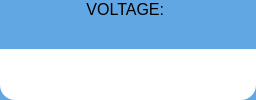
                     <widget class="QFrame" name="voltage_graph_frame">
                      <property name="maximumSize">
                       <size>
                        <width>16777215</width>
                        <height>16777215</height>
                       </size>
                      </property>
                      <property name="styleSheet">
                       <string notr="true">background:#60A7E4;
border-radius: 15px;</string>
                      </property>
                      <property name="frameShape">
                       <enum>QFrame::StyledPanel</enum>
                      </property>
                      <property name="frameShadow">
                       <enum>QFrame::Raised</enum>
                      </property>
                      <layout class="QVBoxLayout" name="verticalLayout_14" stretch="0,0,5">
                       <property name="spacing">
                        <number>0</number>
                       </property>
                       <property name="leftMargin">
                        <number>0</number>
                       </property>
                       <property name="topMargin">
                        <number>0</number>
                       </property>
                       <property name="rightMargin">
                        <number>0</number>
                       </property>
                       <property name="bottomMargin">
                        <number>0</number>
                       </property>
                       <item alignment="Qt::AlignHCenter">
                        <widget class="QFrame" name="voltage_label">
                         <property name="minimumSize">
                          <size>
                           <width>0</width>
                           <height>0</height>
                          </size>
                         </property>
                         <property name="styleSheet">
                          <string notr="true">background:#60A7E4;
border-bottom-left-radius: 0px solid;
border-bottom-right-radius: 0px solid;</string>
                         </property>
                         <property name="frameShape">
                          <enum>QFrame::StyledPanel</enum>
                         </property>
                         <property name="frameShadow">
                          <enum>QFrame::Raised</enum>
                         </property>
                         <layout class="QHBoxLayout" name="horizontalLayout_45" stretch="0">
                          <property name="leftMargin">
                           <number>0</number>
                          </property>
                          <property name="topMargin">
                           <number>0</number>
                          </property>
                          <property name="rightMargin">
                           <number>0</number>
                          </property>
                          <property name="bottomMargin">
                           <number>0</number>
                          </property>
                          <item>
                           <widget class="QLabel" name="label_35">
                            <property name="font">
                             <font>
                              <pointsize>12</pointsize>
                             </font>
                            </property>
                            <property name="styleSheet">
                             <string notr="true">background:transparent;
border-top-left-radius:15px;
border-top-right-radius:0px;</string>
                            </property>
                            <property name="text">
                             <string>VOLTAGE: </string>
                            </property>
                            <property name="alignment">
                             <set>Qt::AlignCenter</set>
                            </property>
                           </widget>
                          </item>
                         </layout>
                        </widget>
                       </item>
                       <item alignment="Qt::AlignHCenter">
                        <widget class="QTextEdit" name="voltage_value">
                         <property name="sizePolicy">
                          <sizepolicy hsizetype="Preferred" vsizetype="Preferred">
                           <horstretch>0</horstretch>
                           <verstretch>0</verstretch>
                          </sizepolicy>
                         </property>
                         <property name="minimumSize">
                          <size>
                           <width>118</width>
                           <height>30</height>
                          </size>
                         </property>
                         <property name="maximumSize">
                          <size>
                           <width>16777215</width>
                           <height>30</height>
                          </size>
                         </property>
                         <property name="font">
                          <font>
                           <pointsize>12</pointsize>
                          </font>
                         </property>
                         <property name="styleSheet">
                          <string notr="true">background:#60A7E4;
border-bottom-left-radius: 0px solid;
border-bottom-right-radius: 0px solid;</string>
                         </property>
                         <property name="verticalScrollBarPolicy">
                          <enum>Qt::ScrollBarAlwaysOff</enum>
                         </property>
                         <property name="horizontalScrollBarPolicy">
                          <enum>Qt::ScrollBarAlwaysOff</enum>
                         </property>
                         <property name="readOnly">
                          <bool>true</bool>
                         </property>
                        </widget>
                       </item>
                       <item>
                        <widget class="QFrame" name="voltage_graph">
                         <property name="maximumSize">
                          <size>
                           <width>16777215</width>
                           <height>16777215</height>
                          </size>
                         </property>
                         <property name="styleSheet">
                          <string notr="true">background:white;
border-top-left-radius:0px;
border-top-right-radius:0px;</string>
                         </property>
                         <property name="frameShape">
                          <enum>QFrame::StyledPanel</enum>
                         </property>
                         <property name="frameShadow">
                          <enum>QFrame::Raised</enum>
                         </property>
                         <layout class="QVBoxLayout" name="verticalLayout_34">
                          <property name="spacing">
                           <number>0</number>
                          </property>
                          <property name="leftMargin">
                           <number>0</number>
                          </property>
                          <property name="topMargin">
                           <number>0</number>
                          </property>
                          <property name="rightMargin">
                           <number>0</number>
                          </property>
                          <property name="bottomMargin">
                           <number>15</number>
                          </property>
                          <item>
                           <widget class="QFrame" name="voltage_graph_temp">
                            <property name="styleSheet">
                             <string notr="true">background:transparent;</string>
                            </property>
                            <property name="frameShape">
                             <enum>QFrame::StyledPanel</enum>
                            </property>
                            <property name="frameShadow">
                             <enum>QFrame::Raised</enum>
                            </property>
                           </widget>
                          </item>
                         </layout>
                        </widget>
                       </item>
                      </layout>
                     </widget>
